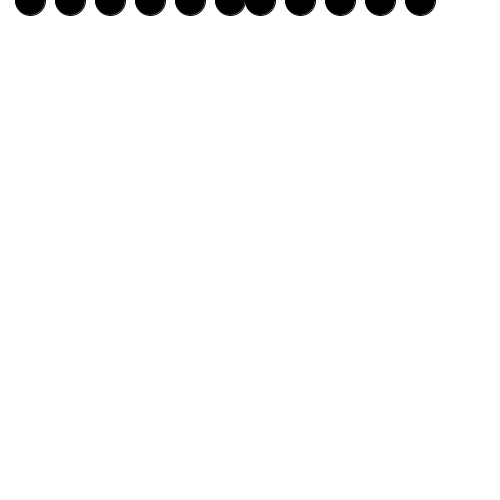
Frame 1 (no input)
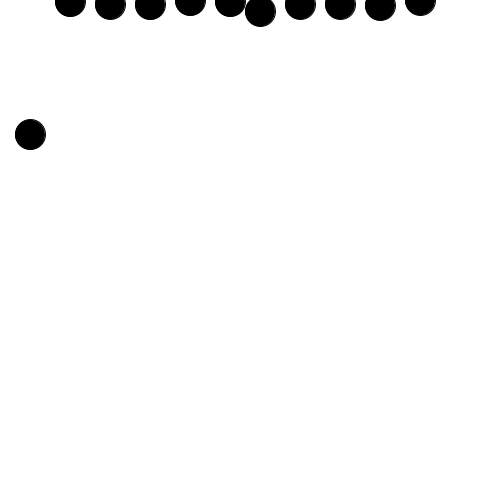
Frame 60 (the mouse pressed at the canvas centre just before this capture)
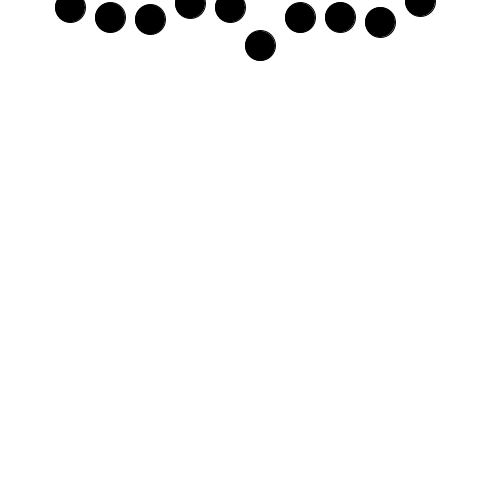
Frame 120 (the mouse held since frame 60 and released just before this capture)

The Processing sketch that drew these frames (run headless with seeded random() and noise(); from frame 60 on, the mouse is pressed at the canvas centre):

// Processing sketch: processing_121607
// ── processing_121607.pde

class planet
{
  color c;
  float xpos;
  float ypos=0;
  float tyngde;
  float v=0;

planet()
{
  c= color(0);
}

void display()
{
  fill(0);
  ellipse(xpos,ypos,30,30);
}

void drive(float g, int x)
{
   tyngde=g;
  xpos=x;
  ypos=ypos+v;
  v=v+tyngde;
}
}
planet solen;
planet merkur;
planet venus;
planet jorden;
planet manen;
planet mars;
planet jupiter;
planet saturn;
planet uranus;
planet neptun;
planet pluto;

void setup()
{
  size(500,500);
  frameRate(60);
  solen= new planet();
  merkur= new planet();
  venus= new planet();
  jorden= new planet();
  manen= new planet();
  mars= new planet();
  jupiter= new planet();
  saturn= new planet();
  uranus= new planet();
  neptun= new planet();
  pluto= new planet();
}



void draw()
{
  background(255);
  solen.drive(0.076111111,30);
  solen.display();
  merkur.drive(0.001028,70);
  merkur.display();
  venus.drive(0.002464,110);
  venus.display();
  jorden.drive(0.002728,150);
  jorden.display();
  manen.drive(0.00045,190);
  manen.display();
  mars.drive(0.001025,230);
  mars.display();
  jupiter.drive(0.006422,260);
  jupiter.display();
  saturn.drive(0.002489,300);
  saturn.display();
  uranus.drive(0.002414,340);
  uranus.display();
  neptun.drive(0.003097,380);
  neptun.display();
  pluto.drive(0.000161,420);
  pluto.display();
}
